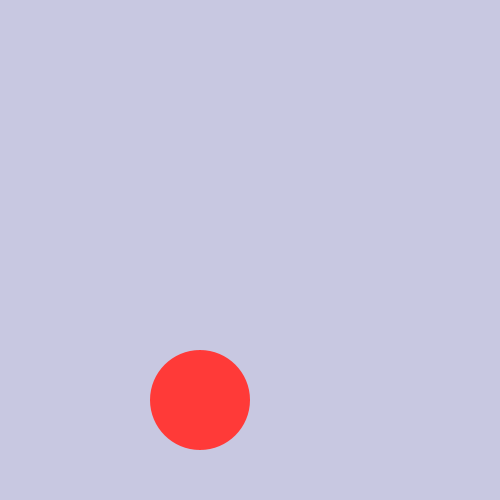
Frame 1 (no input)
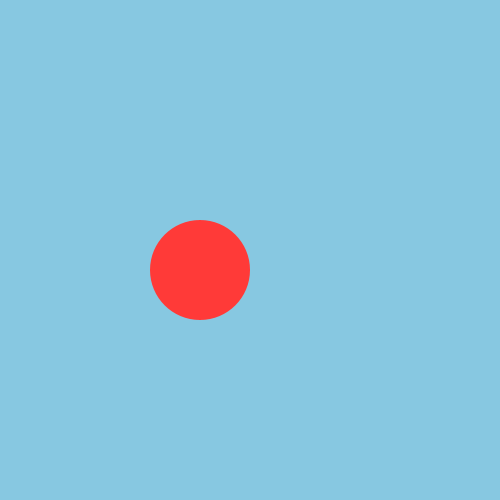
Frame 60 (the mouse pressed at the canvas centre just before this capture)
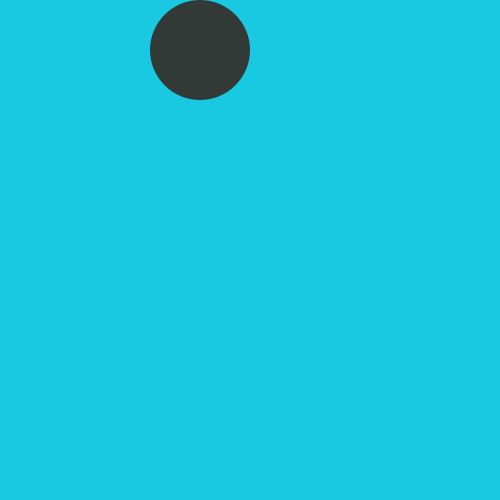
Frame 120 (the mouse held since frame 60 and released just before this capture)

The Processing sketch that drew these frames (run headless with seeded random() and noise(); from frame 60 on, the mouse is pressed at the canvas centre):

// Processing sketch: processing_66369
// ── processing_66369.pde

int posY;

boolean goingUp;

void setup () {
  size (500, 500);
  posY=400;
  goingUp = true;
}


void draw () {
  background (posY/2, 200, 225);

  fill (posY, 58, 56);

  noStroke ();
  
  ellipse (200, posY, 100, 100);

  if (goingUp == true) {
    posY = posY -10;
    if (posY < 50) {
      goingUp = false;
    }
  }


  else {
    posY = posY +10;
    if (posY > 450) {
      goingUp = true;
    }
  }
}
